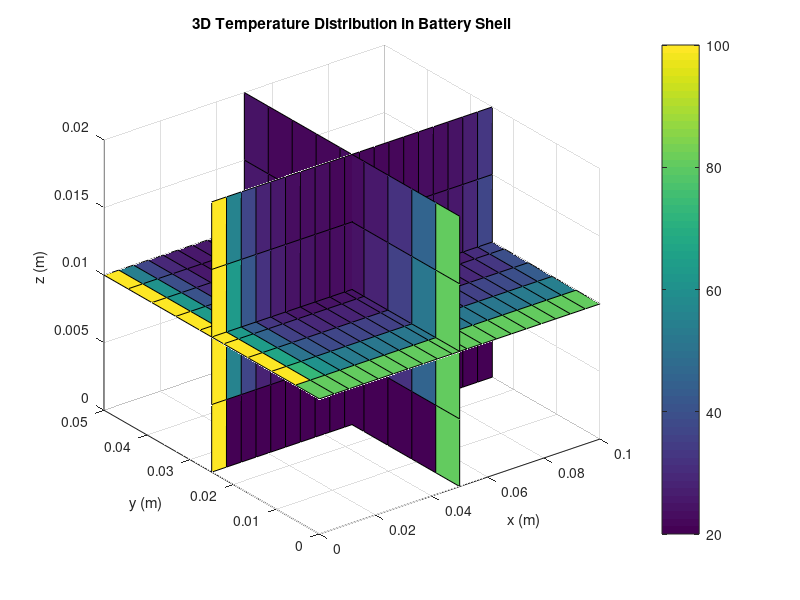

MATLAB code to generate this figure:
% 参数定义
Lx = 0.1; % 电池壳长度 (m)
Ly = 0.05; % 电池壳宽度 (m)
Lz = 0.02; % 电池壳高度 (m)
nx = 20; % x方向网格数
ny = 10; % y方向网格数
nz = 5; % z方向网格数
k = 200; % 热导率 (W/m·K)
T0 = 20; % 初始温度 (°C)
T_left = 100; % 左边界温度 (°C)
T_right = 50; % 右边界温度 (°C)
T_top = 80; % 上边界温度 (°C)
T_bottom = 30; % 下边界温度 (°C)

% 网格生成
x = linspace(0, Lx, nx);
y = linspace(0, Ly, ny);
z = linspace(0, Lz, nz);
[X, Y, Z] = meshgrid(x, y, z);

% 初始化温度场
T = T0 * ones(ny, nx, nz);

% 边界条件
T(:, 1, :) = T_left; % 左边界
T(:, end, :) = T_right; % 右边界
T(1, :, :) = T_top; % 上边界
T(end, :, :) = T_bottom; % 下边界

% 迭代求解
max_iter = 1000;
tol = 1e-6;
for iter = 1:max_iter
    T_old = T;
    for i = 2:ny-1
        for j = 2:nx-1
            for k = 2:nz-1
                T(i, j, k) = 0.1667 * (T_old(i+1, j, k) + T_old(i-1, j, k) + ...
                             T_old(i, j+1, k) + T_old(i, j-1, k) + ...
                             T_old(i, j, k+1) + T_old(i, j, k-1));
            end
        end
    end
    % 检查收敛
    if max(abs(T(:) - T_old(:))) < tol
        fprintf('Converged after %d iterations.\n', iter);
        break;
    end
end

% 结果可视化 (选择一个截面)
figure;
slice(X, Y, Z, T, Lx/2, Ly/2, Lz/2); % 在x, y, z的中点处切片
colorbar;
xlabel('x (m)');
ylabel('y (m)');
zlabel('z (m)');
title('3D Temperature Distribution in Battery Shell');
